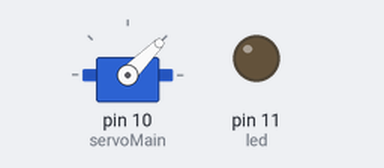
The sketch below on a simulated Arduino Uno, built with avr-gcc and run on an emulated ATmega328P. On the bench: servo, output pins drawn as LEDs (lit = HIGH).

Above: at 0.05 s.
At 1.55 s:
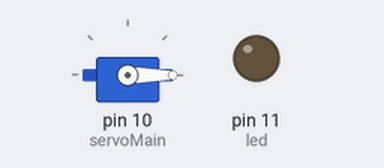
At 3.05 s:
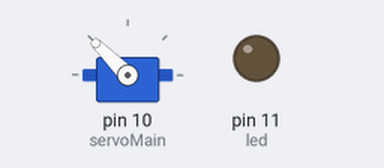
At 6.0 s:
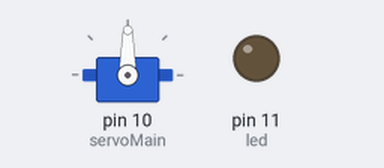
Timing chart, 0 to 7.8 s (numbered marks = the images above):
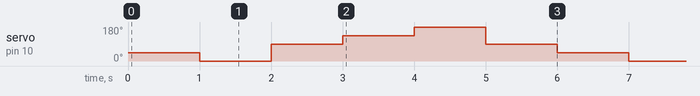

Measured:
- by itself, servo on pin 10 (servoMain): repeats every 6.0 s: 90° 1.0 s, 135° 1.0 s, 180° 1.0 s, 90° 1.0 s, 45° 1.0 s, 0° 1.0 s

The sketch:

servo.ino
```cpp
#include <Servo.h>
Servo servoMain; // Define our Servo
int led = 11;

void setup()
{
   servoMain.attach(10); // servo on digital pin 10
   pinMode(led, OUTPUT);
}

void loop()
{
   servoMain.write(45);  // Turn Servo Left to 45 degrees
   delay(1000);          // Wait 1 second
   servoMain.write(0);   // Turn Servo Left to 0 degrees
   delay(1000);          // Wait 1 second
   servoMain.write(90);  // Turn Servo back to center position (90 degrees)
   delay(1000);          // Wait 1 second
   servoMain.write(135); // Turn Servo Right to 135 degrees
   delay(1000);          // Wait 1 second
   servoMain.write(180); // Turn Servo Right to 180 degrees
   delay(1000);          // Wait 1 second
   servoMain.write(90);  // Turn Servo back to center position (90 degrees)
   delay(1000);          // Wait 1 second

}
```
